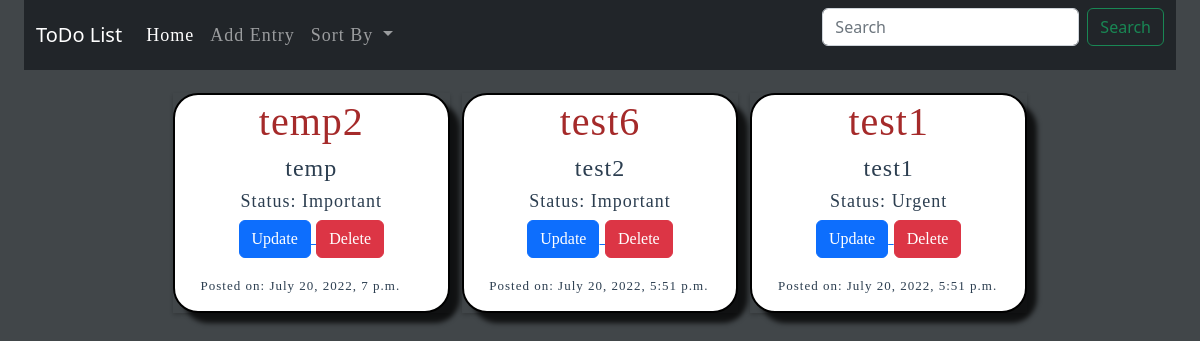
Before: / with the older database file.
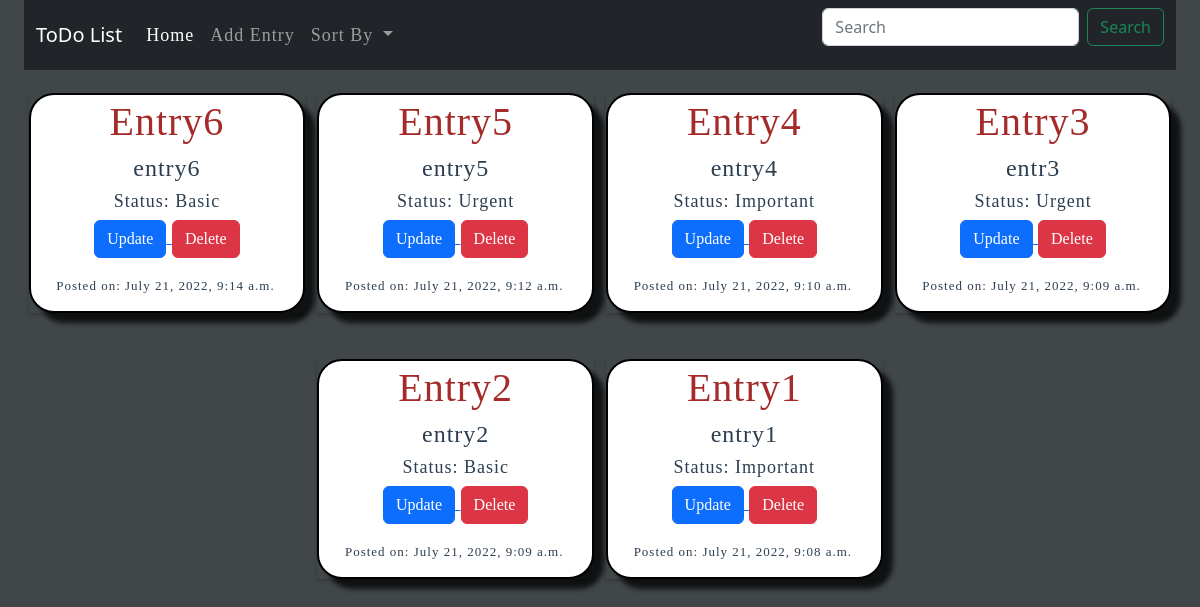
After: the same page with the newer database file.
### todo/models.py (models this page shows, shortened)
class Entry(models.Model):
    id = models.AutoField(primary_key=True)
    author = models.ForeignKey(settings.AUTH_USER_MODEL, on_delete=models.CASCADE)
    title = models.CharField(max_length=200)
    text = models.TextField()
    posted_on = models.DateTimeField(default=timezone.now)
    status = models.CharField(max_length=200,default="Basic",choices=[('Important', 'Important'),('Basic', 'Basic'),('Urgent', 'Urgent')])

### todo/views.py (the view)
# urls.py: path('', views.entry_list, name='entry_list'),
def entry_list(request):
    user = User.objects.get(username='Aravind')
    if request.method == 'POST':
        entrys = Entry.objects.filter(title=request.POST.get('searchTitle'))
        return render(request,'todo/entry_list.html',{'entrys':entrys})
    entrys = Entry.objects.order_by('-posted_on')
    return render(request,'todo/entry_list.html',{'entrys':entrys})

### todo/templates/todo/entry_list.html (shortened to what this page needs)
<html lang="en">
  <head>
<link href="https://cdn.jsdelivr.net/npm/bootstrap@5.2.0/dist/css/bootstrap.min.css" rel="stylesheet">
  </head>
  <body style="background-color: #414649;">
    <nav class="navbar navbar-expand-lg navbar-dark bg-dark">
      <div class="container-fluid">
        <a class="navbar-brand" href="#">ToDo List</a>
        <div class="collapse navbar-collapse" id="navbarSupportedContent">
          <ul class="navbar-nav me-auto mb-2 mb-lg-0">
            <li class="nav-item">
              <a class="nav-link active" aria-current="page" href="/">Home</a>
            </li>
            <li class="nav-item">
              <a class="nav-link" href="/add_entry">Add Entry</a>
            </li>
            <li class="nav-item dropdown">
              <a class="nav-link dropdown-toggle" href="#" role="button" data-bs-toggle="dropdown" aria-expanded="false">
                Sort By
              </a>
            </li>
          </ul>
          <form class="d-flex" role="search" action="/" method="POST">
            <input class="form-control me-2" type="search" placeholder="Search" aria-label="Search" name="searchTitle">
            <button class="btn btn-outline-success" type="submit" >Search</button>
          </form>
        </div>
      </div>
    </nav>
    <ul class="SG">
        {% for entry in entrys %}
            <li class="sgLi">
                <div class="box">
                    <h1 id="todoTitle"><a>{{ entry.title }}</a></h1>
                    <h2 id="todoText">{{ entry.text|linebreaksbr }}</h2>
                    <h3 id="todoStatus">Status: {{entry.status}}</h3>
                    <div id="outer">
                        <a href="{% url 'update_entry' id=entry.id %}">
                            <div class="inner"><button type="submit" class="btn btn-primary">Update</button></div>
                        </a>
                        <a href="{% url 'delete_entry' id=entry.id %}">
                            <div class="inner"><button type="submit" class="btn btn-danger">Delete</button></div>
                        </a>
                    </div>
                    <div class="wrap">
                      <h6 id="posted_on_html">Posted on: {{entry.posted_on}}</h6>
                    </div>
                </div>
            </li>
        {% endfor %}
    </ul>
  </body>
</html>

### todo/templates/todo/entry_list.html (style rules this page uses)
body { padding: 0 2%; color: #2e3e50; background: #d8dddd; }
h1,h2,h3 { text-align: center; font-family: 'Baloo Tamma', cursive; }
li { color: #2c3e50; font-size: 18px; line-height: 30px; text-align: justify; letter-spacing: 1px; font-family: 'Raleway', serif; }
.SG { margin: 0; padding: 0; text-align: center; }
.SG .sgLi { min-width: 24%; margin: 2% .35%; display: inline-flex; box-shadow: 0 2px 4px rgba(0,0,0, .2); }
.SG .box { width: 100%; height: 100vh; padding: 1% 2%; background: #fff; min-height: 200px; max-height: 220px; box-sizing: border-box; }
#outer { width:100%; text-align: center; }
.inner { display: inline-block; }
#todoTitle { color: brown; font-family: 'Times New Roman', Times, serif; }
#todoText { font-size: x-large; }
#todoStatus { font-size: large; }
.box { border-radius: 25px; border: 2px solid #000000; padding: 20px; width: 200px; height: 150px; -webkit-box-shadow: 10px 10px 5px 0px rgba(0,0,0,0.75); -moz-box-shadow: 10px 10px 5px 0px rgba(0,0,0,0.75); box-shadow: 10px 10px 5px 0px rgba(0,0,0,0.75); }
#posted_on_html { font-size: small; }
.wrap { margin: 20px; display: flex; }
.wrap h6 { align-self: flex-end; }

Changed rows visible on the page:
removed Entry: title "temp2", text "temp", status "Important", posted_on "July 20, 2022, 7 p.m."
removed Entry: title "test6", text "test2", status "Important", posted_on "July 20, 2022, 5:51 p.m."
removed Entry: title "test1", text "test1", status "Urgent", posted_on "July 20, 2022, 5:51 p.m."
added Entry: title "Entry6", text "entry6", status "Basic", posted_on "July 21, 2022, 9:14 a.m."
added Entry: title "Entry5", text "entry5", status "Urgent", posted_on "July 21, 2022, 9:12 a.m."
added Entry: title "Entry4", text "entry4", status "Important", posted_on "July 21, 2022, 9:10 a.m."
added Entry: title "Entry3", text "entr3", status "Urgent", posted_on "July 21, 2022, 9:09 a.m."
added Entry: title "Entry2", text "entry2", status "Basic", posted_on "July 21, 2022, 9:09 a.m."
added Entry: title "Entry1", text "entry1", status "Important", posted_on "July 21, 2022, 9:08 a.m."
